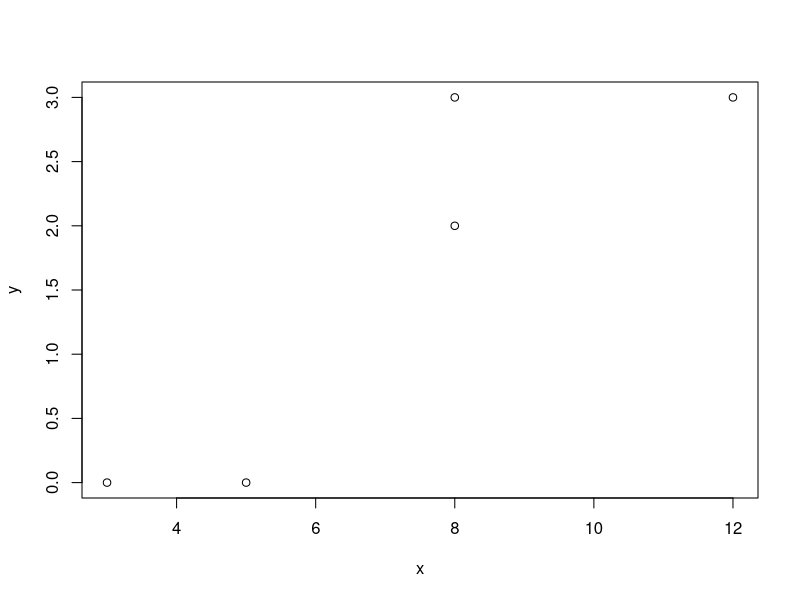

Recreate this plot in R.
# # # 4ST414, 24/10/2023, Poměrový odhad - průměr

# # # Očekáváme závislost Y=RX (přímá úměrnost, tzv. úměrová regrese),
# # # Y je vysvětlovaná proměnná, X je závislá proměnná
# # # Máme n pozorování: (X_i,Y_i): i=1,...,n.


# # # Př. Vrabec a Čermák z 4. přednášky, populace N=5 pozorování
rm(list=ls())
x<-c(3,5,8,8,12)
y=c(0,0,2,3,3)

# # # Proveďte výběr pro prostý náhodný výběr bez vracení o rozsahu n=3
# # # Určíme N a n.
N=length(y)
n=3
N
n
U=1:N
# # # Pomocný vektor U=c(1,2,...,N) pro provedení výběru
U<-seq(1:N)
# # # Provedeme výběr n=3 z N=5 jednotek
set.seed(123)
s=sample(U,size=n,replace=FALSE)
s
# # # Uložíme si hodnoty proměnných x, y vybraných n=3 jednotek
s_x=x[s]
s_y=y[s]
# # # Výpočet populačních charakteristik
mi_x=mean(x)
mi_y=mean(y)
r_xy=cor(x,y)

plot(x,y)
# # # Odhadněte populační průměr proměnné y pomocí poměrového odhadu r2
# # # Odhad poměru r2
r2=mean(s_y)/mean(s_x)
# # # Odhad populačního průměru mi_hat_r2
mi_hat_r2=r2*mi_x
mi_hat_r2
# # # Populacni prumer
mi_y
# # # Vyberovy prumer
mean(s_y)
# # # Odhadete rozptyl odhadu průměru mi_hat_r2
res_hat_r2=s_y-r2*s_x
res_hat_r2
D_hat_r2=(1-n/N)*var(res_hat_r2)/n
D_hat_r2
# # # Upraveny rozptyl
D_hat_r2_adj=D_hat_r2*(mi_x/mean(s_x))**2
D_hat_r2_adj
# # # Pro 90% spolehlivost spočtěte oboustranný interval spolehlivosti pro populační průměr
# # # Určení kvantilu pro interval spolehlivosti
spol=0.9
alpha=1-(1-spol)/2
st_vol=n-1
z_alpha=qt(p=alpha,df=n-1)
z_alpha

CI_meanY_r2=c(mi_hat_r2-z_alpha*sqrt(D_hat_r2),mi_hat_r2+z_alpha*sqrt(D_hat_r2))
CI_meanY_r2

CI_meanY_r2_adj=c(mi_hat_r2-z_alpha*sqrt(D_hat_r2_adj),mi_hat_r2+z_alpha*sqrt(D_hat_r2_adj))
CI_meanY_r2_adj
# # # Porovnání s intervalem spolehlivosti pro prostý náhodný výběr
CI_meanY=c(mean(s_y)-z_alpha*sd(s_y)*sqrt(1/n-1/N),mean(s_y)+z_alpha*sd(s_y)*sqrt(1/n-1/N))
CI_meanY